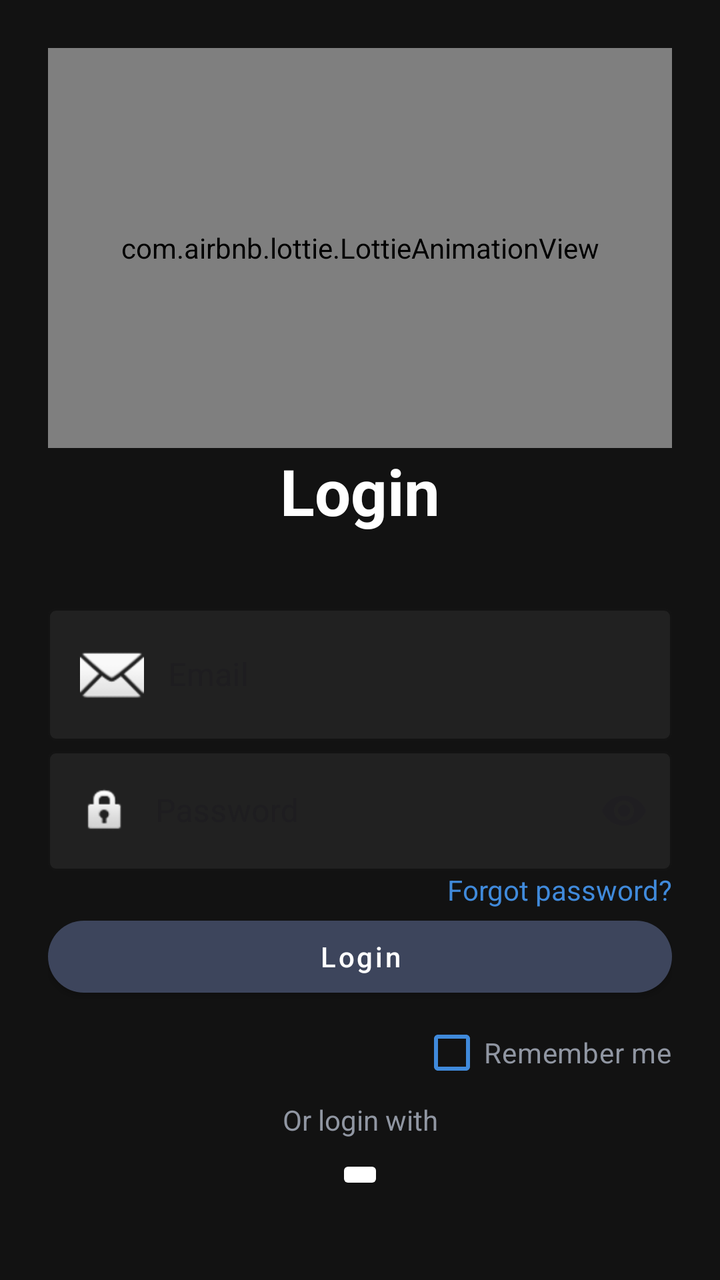
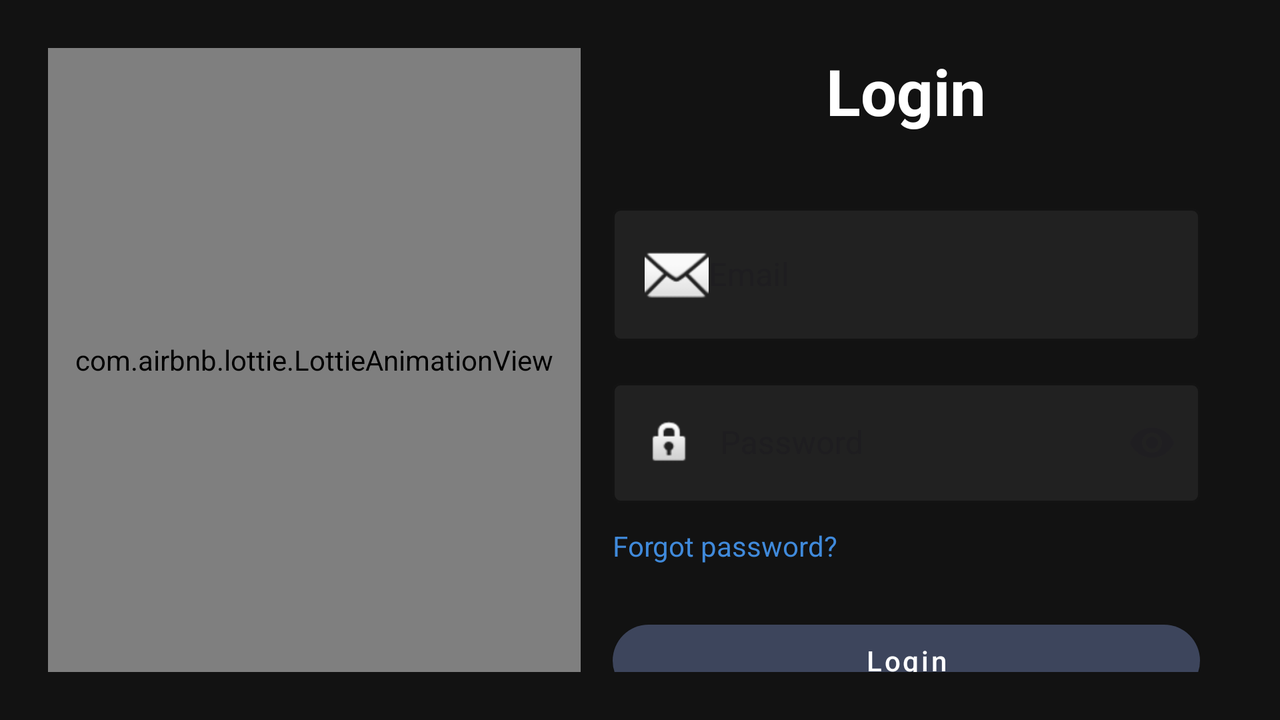

Compare how this app lays out the same screen by default and in its alternative resource folder. The renders come first, then the two layout files and the values they reference.
<!-- AndroidManifest.xml: application theme Theme.OBSSMovies -->
<!-- res/layout/fragment_login.xml -->
<?xml version="1.0" encoding="utf-8"?>
<androidx.constraintlayout.widget.ConstraintLayout xmlns:android="http://schemas.android.com/apk/res/android"
    xmlns:app="http://schemas.android.com/apk/res-auto"
    android:id="@+id/rootConstraintLayout"
    android:layout_width="match_parent"
    android:layout_height="match_parent"
    android:background="@color/dark_background"
    android:padding="24dp">

    <com.airbnb.lottie.LottieAnimationView
        android:id="@+id/lottieLoginAnimation"
        android:layout_width="0dp"
        android:layout_height="200dp"
        app:layout_constraintEnd_toEndOf="parent"
        app:layout_constraintStart_toStartOf="parent"
        app:layout_constraintTop_toTopOf="parent"
        app:lottie_autoPlay="true"
        app:lottie_loop="true"
        app:lottie_rawRes="@raw/login_anim" />


    <androidx.core.widget.NestedScrollView
        android:id="@+id/scrollView"
        android:layout_width="0dp"
        android:layout_height="0dp"
        android:fillViewport="true"
        app:layout_constraintBottom_toBottomOf="parent"
        app:layout_constraintEnd_toEndOf="parent"
        app:layout_constraintStart_toStartOf="parent"
        app:layout_constraintTop_toBottomOf="@id/lottieLoginAnimation">

        <androidx.constraintlayout.widget.ConstraintLayout
            android:layout_width="match_parent"
            android:layout_height="wrap_content"
            android:paddingBottom="24dp">

            <TextView
                android:id="@+id/tv_login_title"
                android:layout_width="0dp"
                android:layout_height="wrap_content"
                android:gravity="center"
                android:paddingBottom="32dp"
                android:text="@string/login"
                android:textColor="@color/white"
                android:textSize="32sp"
                android:textStyle="bold"
                app:layout_constraintEnd_toEndOf="parent"
                app:layout_constraintStart_toStartOf="parent"
                app:layout_constraintTop_toTopOf="parent" />

            <com.google.android.material.textfield.TextInputLayout
                android:id="@+id/til_email"
                style="@style/Widget.MaterialComponents.TextInputLayout.OutlinedBox"
                android:layout_width="0dp"
                android:layout_height="wrap_content"
                android:layout_marginBottom="16dp"
                app:boxBackgroundColor="@color/semi_transparent_gray"
                app:boxStrokeColor="@color/primary_blue"
                app:hintTextColor="@color/dark_yellow"
                app:layout_constraintEnd_toEndOf="parent"
                app:layout_constraintStart_toStartOf="parent"
                app:layout_constraintTop_toBottomOf="@id/tv_login_title">

                <com.google.android.material.textfield.TextInputEditText
                    android:id="@+id/et_email"
                    android:layout_width="match_parent"
                    android:layout_height="match_parent"
                    android:drawableStart="@android:drawable/ic_dialog_email"
                    android:drawablePadding="12dp"
                    android:hint="@string/email"
                    android:inputType="textEmailAddress"
                    android:textColor="@color/white"
                    app:hintTextColor="@color/dark_yellow" />

            </com.google.android.material.textfield.TextInputLayout>


            <com.google.android.material.textfield.TextInputLayout
                android:id="@+id/til_password"
                style="@style/Widget.MaterialComponents.TextInputLayout.OutlinedBox"
                android:layout_width="match_parent"
                android:layout_height="wrap_content"
                android:layout_marginBottom="12dp"
                app:boxBackgroundColor="@color/semi_transparent_gray"
                app:boxStrokeColor="@color/primary_blue"
                app:endIconMode="password_toggle"
                app:hintTextColor="@color/dark_yellow"
                app:layout_constraintEnd_toEndOf="parent"
                app:layout_constraintStart_toStartOf="parent"
                app:layout_constraintTop_toBottomOf="@id/til_email">

                <com.google.android.material.textfield.TextInputEditText
                    android:id="@+id/et_password"
                    android:layout_width="match_parent"
                    android:layout_height="match_parent"
                    android:drawableStart="@android:drawable/ic_lock_idle_lock"
                    android:drawablePadding="12dp"
                    android:hint="@string/password"
                    android:inputType="textPassword"
                    android:textColor="@color/white"
                    android:textColorHint="@color/bottom_nav_icon_color" />
            </com.google.android.material.textfield.TextInputLayout>

            <com.google.android.material.textfield.TextInputLayout
                android:id="@+id/til_username"
                style="@style/Widget.MaterialComponents.TextInputLayout.OutlinedBox"
                android:layout_width="0dp"
                android:layout_height="wrap_content"
                android:layout_marginBottom="16dp"
                android:visibility="gone"
                app:boxBackgroundColor="@color/semi_transparent_gray"
                app:boxStrokeColor="@color/primary_blue"
                app:hintTextColor="@color/dark_yellow"
                app:layout_constraintEnd_toEndOf="parent"
                app:layout_constraintStart_toStartOf="parent"
                app:layout_constraintTop_toBottomOf="@id/til_password">

                <com.google.android.material.textfield.TextInputEditText
                    android:id="@+id/et_username"
                    android:layout_width="match_parent"
                    android:layout_height="48dp"
                    android:drawableStart="@drawable/outline_person_24"
                    android:drawablePadding="12dp"
                    android:hint="@string/username"
                    android:inputType="textPersonName"
                    android:textColor="@color/white"
                    android:textColorHint="@color/dark_secondary" />
            </com.google.android.material.textfield.TextInputLayout>

            <TextView
                android:id="@+id/tv_forgot_password"
                android:layout_width="wrap_content"
                android:layout_height="wrap_content"
                android:layout_marginBottom="24dp"
                android:text="@string/forgot_password"
                android:textColor="@color/primary_blue"
                android:textSize="14sp"
                app:layout_constraintEnd_toEndOf="parent"
                app:layout_constraintTop_toBottomOf="@id/til_username" />

            <com.google.android.material.button.MaterialButton
                android:id="@+id/btn_login"
                style="@style/Widget.MaterialComponents.Button"
                android:layout_width="0dp"
                android:layout_height="48dp"
                android:text="@string/login"
                android:textAllCaps="false"
                android:textColor="@color/white"
                app:backgroundTint="@color/dark_outline"
                app:cornerRadius="24dp"
                app:layout_constraintEnd_toEndOf="parent"
                app:layout_constraintStart_toStartOf="parent"
                app:layout_constraintTop_toBottomOf="@id/tv_forgot_password" />

            <CheckBox
                android:id="@+id/checkbox_remember_me"
                android:layout_width="wrap_content"
                android:layout_height="wrap_content"
                android:buttonTint="@color/primary_blue"
                android:text="@string/remember_me"
                android:textColor="@color/dark_secondary"
                app:layout_constraintEnd_toEndOf="parent"
                app:layout_constraintTop_toBottomOf="@id/btn_login" />

            <TextView
                android:id="@+id/tv_or_login_with"
                android:layout_width="wrap_content"
                android:layout_height="wrap_content"
                android:text="@string/or_login_with"
                android:textColor="@color/dark_secondary"
                android:textSize="14sp"
                app:layout_constraintEnd_toEndOf="parent"
                app:layout_constraintStart_toStartOf="parent"
                app:layout_constraintTop_toBottomOf="@id/checkbox_remember_me" />

            <androidx.appcompat.widget.AppCompatImageButton
                android:id="@+id/btn_google_login"
                android:layout_width="wrap_content"
                android:layout_height="wrap_content"
                android:layout_marginTop="8dp"
                android:src="@drawable/ic_google"
                android:textColor="@color/black"
                app:backgroundTint="@color/white"
                app:cornerRadius="24dp"
                app:layout_constraintEnd_toEndOf="parent"
                app:layout_constraintStart_toStartOf="parent"
                app:layout_constraintTop_toBottomOf="@id/tv_or_login_with" />

            <LinearLayout
                android:id="@+id/ll_sign_up_section"
                android:layout_width="0dp"
                android:layout_height="wrap_content"
                android:layout_marginTop="32dp"
                android:gravity="center"
                android:orientation="horizontal"
                app:layout_constraintEnd_toEndOf="parent"
                app:layout_constraintStart_toStartOf="parent"
                app:layout_constraintTop_toBottomOf="@id/btn_google_login">

                <TextView
                    android:id="@+id/tv_no_account"
                    android:layout_width="wrap_content"
                    android:layout_height="wrap_content"
                    android:text="@string/don_t_have_an_account"
                    android:textColor="@color/dark_secondary"
                    android:textSize="14sp" />

                <TextView
                    android:id="@+id/tv_sign_up"
                    android:layout_width="wrap_content"
                    android:layout_height="wrap_content"
                    android:paddingStart="6dp"
                    android:text="@string/sign_up"
                    android:textColor="@color/primary_blue"
                    android:textSize="14sp"
                    android:textStyle="bold" />
            </LinearLayout>

            <com.google.android.material.button.MaterialButton
                android:id="@+id/btn_continue_as_guest"
                android:layout_width="0dp"
                android:layout_height="48dp"
                android:layout_marginTop="40dp"
                android:text="@string/continue_as_guest"
                android:textAllCaps="false"
                android:textColor="@color/white"
                app:backgroundTint="@color/primary_blue"
                app:cornerRadius="24dp"
                app:layout_constraintBottom_toBottomOf="parent"
                app:layout_constraintEnd_toEndOf="parent"
                app:layout_constraintStart_toStartOf="parent"
                app:layout_constraintTop_toBottomOf="@id/ll_sign_up_section" />

        </androidx.constraintlayout.widget.ConstraintLayout>
    </androidx.core.widget.NestedScrollView>

</androidx.constraintlayout.widget.ConstraintLayout>
<!-- resources referenced by this layout -->
<resources>
  <color name="black">#FF000000</color>
  <color name="dark_background">#121212</color>
  <color name="dark_outline">#3D455C</color>
  <color name="dark_secondary">#9096A2</color>
  <color name="dark_yellow">#FFB300</color>
  <color name="primary_blue">#408ADB</color>
  <color name="semi_transparent_gray">#EE232323</color>
  <color name="white">#FFFFFFFF</color>
  <!-- drawable outline_person_24 (drawable) -->
  <vector xmlns:android="http://schemas.android.com/apk/res/android" android:height="24dp" android:tint="#D5D5D5" android:viewportHeight="960" android:viewportWidth="960" android:width="24dp">
        
      <path android:fillColor="@android:color/white" android:pathData="M480,480Q414,480 367,433Q320,386 320,320Q320,254 367,207Q414,160 480,160Q546,160 593,207Q640,254 640,320Q640,386 593,433Q546,480 480,480ZM160,800L160,688Q160,654 177.5,625.5Q195,597 224,582Q286,551 350,535.5Q414,520 480,520Q546,520 610,535.5Q674,551 736,582Q765,597 782.5,625.5Q800,654 800,688L800,800L160,800ZM240,720L720,720L720,688Q720,677 714.5,668Q709,659 700,654Q646,627 591,613.5Q536,600 480,600Q424,600 369,613.5Q314,627 260,654Q251,659 245.5,668Q240,677 240,688L240,720ZM480,400Q513,400 536.5,376.5Q560,353 560,320Q560,287 536.5,263.5Q513,240 480,240Q447,240 423.5,263.5Q400,287 400,320Q400,353 423.5,376.5Q447,400 480,400ZM480,320Q480,320 480,320Q480,320 480,320Q480,320 480,320Q480,320 480,320Q480,320 480,320Q480,320 480,320Q480,320 480,320Q480,320 480,320ZM480,720L480,720Q480,720 480,720Q480,720 480,720Q480,720 480,720Q480,720 480,720Q480,720 480,720Q480,720 480,720Q480,720 480,720Q480,720 480,720L480,720Z"/>
      
  </vector>
  <string name="continue_as_guest">Continue as Guest</string>
  <string name="don_t_have_an_account">Don\'t have an account?</string>
  <string name="email">Email</string>
  <string name="forgot_password">Forgot password?</string>
  <string name="login">Login</string>
  <string name="or_login_with">Or login with</string>
  <string name="password">Password</string>
  <string name="remember_me">Remember me</string>
  <string name="sign_up">Sign up</string>
  <string name="username">Username</string>
  <style name="Theme.OBSSMovies" parent="Base.Theme.OBSSMovies" />
  <style name="Base.Theme.OBSSMovies" parent="Theme.Material3.DayNight.NoActionBar">
          
          
      </style>
</resources>
<!-- res/layout-land/fragment_login.xml (the repository's variant of the layout above) -->
<!-- drawn on the phone turned sideways -->
<?xml version="1.0" encoding="utf-8"?>
<androidx.constraintlayout.widget.ConstraintLayout xmlns:android="http://schemas.android.com/apk/res/android"
    xmlns:app="http://schemas.android.com/apk/res-auto"
    android:id="@+id/rootConstraintLayout"
    android:layout_width="match_parent"
    android:layout_height="match_parent"
    android:background="@color/dark_background"
    android:padding="24dp">

    <com.airbnb.lottie.LottieAnimationView
        android:id="@+id/lottieLoginAnimation"
        android:layout_width="0dp"
        android:layout_height="0dp"
        app:layout_constraintBottom_toBottomOf="parent"
        app:layout_constraintStart_toStartOf="parent"
        app:layout_constraintTop_toTopOf="parent"
        app:layout_constraintWidth_percent="0.45"
        app:lottie_autoPlay="true"
        app:lottie_loop="true"
        app:lottie_rawRes="@raw/login_anim" />

    <androidx.core.widget.NestedScrollView
        android:id="@+id/scrollView"
        android:layout_width="0dp"
        android:layout_height="0dp"
        android:fillViewport="true"
        app:layout_constraintBottom_toBottomOf="parent"
        app:layout_constraintEnd_toEndOf="parent"
        app:layout_constraintStart_toEndOf="@id/lottieLoginAnimation"
        app:layout_constraintTop_toTopOf="parent">

        <LinearLayout
            android:layout_width="match_parent"
            android:layout_height="wrap_content"
            android:orientation="vertical"
            android:paddingStart="16dp"
            android:paddingEnd="16dp">

            <TextView
                android:id="@+id/tv_login_title"
                android:layout_width="match_parent"
                android:layout_height="wrap_content"
                android:gravity="center"
                android:paddingBottom="32dp"
                android:text="@string/login"
                android:textColor="@color/white"
                android:textSize="32sp"
                android:textStyle="bold" />

            <com.google.android.material.textfield.TextInputLayout
                android:id="@+id/til_email"
                style="@style/Widget.MaterialComponents.TextInputLayout.OutlinedBox"
                android:layout_width="match_parent"
                android:layout_height="wrap_content"
                android:layout_marginBottom="16dp"
                app:boxBackgroundColor="@color/semi_transparent_gray"
                app:boxStrokeColor="@color/primary_blue"
                app:hintTextColor="@color/dark_yellow">

                <com.google.android.material.textfield.TextInputEditText
                    android:id="@+id/et_email"
                    android:layout_width="match_parent"
                    android:layout_height="wrap_content"
                    android:drawableStart="@android:drawable/ic_dialog_email"
                    android:hint="@string/email"
                    android:inputType="textEmailAddress"
                    android:textColor="@color/white"
                    app:hintTextColor="@color/dark_yellow" />
            </com.google.android.material.textfield.TextInputLayout>

            <com.google.android.material.textfield.TextInputLayout
                android:id="@+id/til_password"
                style="@style/Widget.MaterialComponents.TextInputLayout.OutlinedBox"
                android:layout_width="match_parent"
                android:layout_height="wrap_content"
                android:layout_marginBottom="12dp"
                app:boxBackgroundColor="@color/semi_transparent_gray"
                app:boxStrokeColor="@color/primary_blue"
                app:endIconMode="password_toggle"
                app:hintTextColor="@color/dark_yellow">

                <com.google.android.material.textfield.TextInputEditText
                    android:id="@+id/et_password"
                    android:layout_width="match_parent"
                    android:layout_height="wrap_content"
                    android:drawableStart="@android:drawable/ic_lock_idle_lock"
                    android:drawablePadding="12dp"
                    android:hint="@string/password"
                    android:inputType="textPassword"
                    android:textColor="@color/white"
                    android:textColorHint="@color/bottom_nav_icon_color" />
            </com.google.android.material.textfield.TextInputLayout>

            <com.google.android.material.textfield.TextInputLayout
                android:id="@+id/til_username"
                style="@style/Widget.MaterialComponents.TextInputLayout.OutlinedBox"
                android:layout_width="match_parent"
                android:layout_height="wrap_content"
                android:layout_marginBottom="16dp"
                android:visibility="gone"
                app:boxBackgroundColor="@color/semi_transparent_gray"
                app:boxStrokeColor="@color/primary_blue"
                app:hintTextColor="@color/dark_yellow">

                <com.google.android.material.textfield.TextInputEditText
                    android:id="@+id/et_username"
                    android:layout_width="match_parent"
                    android:layout_height="48dp"
                    android:drawableStart="@drawable/outline_person_24"
                    android:drawablePadding="12dp"
                    android:hint="@string/username"
                    android:inputType="textPersonName"
                    android:textColor="@color/white"
                    android:textColorHint="@color/dark_secondary" />
            </com.google.android.material.textfield.TextInputLayout>

            <TextView
                android:id="@+id/tv_forgot_password"
                android:layout_width="wrap_content"
                android:layout_height="wrap_content"
                android:layout_marginBottom="24dp"
                android:text="@string/forgot_password"
                android:textColor="@color/primary_blue"
                android:textSize="14sp" />

            <com.google.android.material.button.MaterialButton
                android:id="@+id/btn_login"
                style="@style/Widget.MaterialComponents.Button"
                android:layout_width="match_parent"
                android:layout_height="48dp"
                android:text="@string/login"
                android:textAllCaps="false"
                android:gravity="center"
                android:textColor="@color/white"
                app:backgroundTint="@color/dark_outline"
                app:cornerRadius="24dp" />

            <CheckBox
                android:id="@+id/checkbox_remember_me"
                android:layout_width="wrap_content"
                android:layout_height="wrap_content"
                android:buttonTint="@color/primary_blue"
                android:text="@string/remember_me"
                android:textColor="@color/dark_secondary" />

            <TextView
                android:id="@+id/tv_or_login_with"
                android:layout_width="wrap_content"
                android:layout_height="wrap_content"
                android:text="@string/or_login_with"
                android:layout_gravity="center"
                android:textColor="@color/dark_secondary"
                android:textSize="14sp" />

            <androidx.appcompat.widget.AppCompatImageButton
                android:id="@+id/btn_google_login"
                android:layout_width="wrap_content"
                android:layout_height="wrap_content"
                android:layout_marginTop="8dp"
                android:layout_gravity="center"
                android:src="@drawable/ic_google"
                app:backgroundTint="@color/white"
                app:cornerRadius="24dp" />

            <LinearLayout
                android:id="@+id/ll_sign_up_section"
                android:layout_width="match_parent"
                android:layout_height="wrap_content"
                android:layout_marginTop="32dp"
                android:gravity="center"
                android:orientation="horizontal">

                <TextView
                    android:id="@+id/tv_no_account"
                    android:layout_width="wrap_content"
                    android:layout_height="wrap_content"
                    android:text="@string/don_t_have_an_account"
                    android:textColor="@color/dark_secondary"
                    android:textSize="14sp" />

                <TextView
                    android:id="@+id/tv_sign_up"
                    android:layout_width="wrap_content"
                    android:layout_height="wrap_content"
                    android:paddingStart="6dp"
                    android:text="@string/sign_up"
                    android:textColor="@color/primary_blue"
                    android:textSize="14sp"
                    android:textStyle="bold" />
            </LinearLayout>

            <com.google.android.material.button.MaterialButton
                android:id="@+id/btn_continue_as_guest"
                android:layout_width="match_parent"
                android:layout_height="48dp"
                android:layout_marginTop="40dp"
                android:text="@string/continue_as_guest"
                android:textAllCaps="false"
                android:textColor="@color/white"
                app:backgroundTint="@color/primary_blue"
                app:cornerRadius="24dp" />

        </LinearLayout>
    </androidx.core.widget.NestedScrollView>

</androidx.constraintlayout.widget.ConstraintLayout>
<!-- resources referenced by the variant -->
<!-- as the phone turned sideways resolves them -->
<resources>
  <color name="dark_background">#121212</color>
  <color name="dark_outline">#3D455C</color>
  <color name="dark_secondary">#9096A2</color>
  <color name="dark_yellow">#FFB300</color>
  <color name="primary_blue">#408ADB</color>
  <color name="semi_transparent_gray">#EE232323</color>
  <color name="white">#FFFFFFFF</color>
  <!-- drawable outline_person_24 (drawable) -->
  <vector xmlns:android="http://schemas.android.com/apk/res/android" android:height="24dp" android:tint="#D5D5D5" android:viewportHeight="960" android:viewportWidth="960" android:width="24dp">
        
      <path android:fillColor="@android:color/white" android:pathData="M480,480Q414,480 367,433Q320,386 320,320Q320,254 367,207Q414,160 480,160Q546,160 593,207Q640,254 640,320Q640,386 593,433Q546,480 480,480ZM160,800L160,688Q160,654 177.5,625.5Q195,597 224,582Q286,551 350,535.5Q414,520 480,520Q546,520 610,535.5Q674,551 736,582Q765,597 782.5,625.5Q800,654 800,688L800,800L160,800ZM240,720L720,720L720,688Q720,677 714.5,668Q709,659 700,654Q646,627 591,613.5Q536,600 480,600Q424,600 369,613.5Q314,627 260,654Q251,659 245.5,668Q240,677 240,688L240,720ZM480,400Q513,400 536.5,376.5Q560,353 560,320Q560,287 536.5,263.5Q513,240 480,240Q447,240 423.5,263.5Q400,287 400,320Q400,353 423.5,376.5Q447,400 480,400ZM480,320Q480,320 480,320Q480,320 480,320Q480,320 480,320Q480,320 480,320Q480,320 480,320Q480,320 480,320Q480,320 480,320Q480,320 480,320ZM480,720L480,720Q480,720 480,720Q480,720 480,720Q480,720 480,720Q480,720 480,720Q480,720 480,720Q480,720 480,720Q480,720 480,720Q480,720 480,720L480,720Z"/>
      
  </vector>
  <string name="continue_as_guest">Continue as Guest</string>
  <string name="don_t_have_an_account">Don\'t have an account?</string>
  <string name="email">Email</string>
  <string name="forgot_password">Forgot password?</string>
  <string name="login">Login</string>
  <string name="or_login_with">Or login with</string>
  <string name="password">Password</string>
  <string name="remember_me">Remember me</string>
  <string name="sign_up">Sign up</string>
  <string name="username">Username</string>
  <style name="Theme.OBSSMovies" parent="Base.Theme.OBSSMovies" />
  <style name="Base.Theme.OBSSMovies" parent="Theme.Material3.DayNight.NoActionBar">
          
          
      </style>
</resources>
